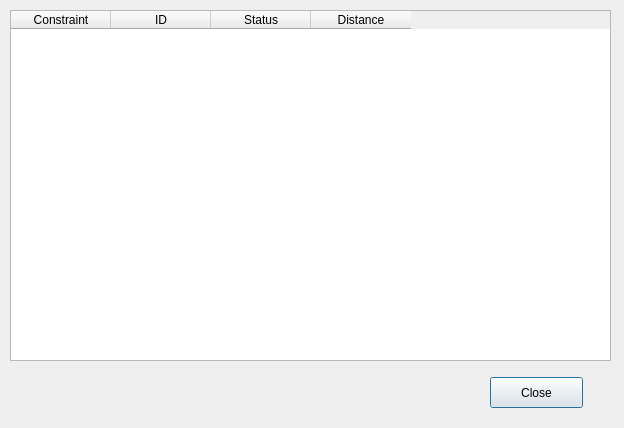
<?xml version="1.0" encoding="UTF-8"?>
<ui version="4.0">
 <class>PipelinePlannerDialogBase</class>
 <widget class="QDialog" name="PipelinePlannerDialogBase">
  <property name="geometry">
   <rect>
    <x>0</x>
    <y>0</y>
    <width>624</width>
    <height>428</height>
   </rect>
  </property>
  <property name="windowTitle">
   <string>Pipeline Planner</string>
  </property>
  <widget class="QTableWidget" name="tblImpact">
   <property name="geometry">
    <rect>
     <x>10</x>
     <y>10</y>
     <width>601</width>
     <height>351</height>
    </rect>
   </property>
   <column>
    <property name="text">
     <string>Constraint</string>
    </property>
   </column>
   <column>
    <property name="text">
     <string>ID</string>
    </property>
   </column>
   <column>
    <property name="text">
     <string>Status</string>
    </property>
   </column>
   <column>
    <property name="text">
     <string>Distance</string>
    </property>
   </column>
  </widget>
  <widget class="QPushButton" name="pushButton">
   <property name="geometry">
    <rect>
     <x>490</x>
     <y>377</y>
     <width>93</width>
     <height>31</height>
    </rect>
   </property>
   <property name="text">
    <string>Close</string>
   </property>
  </widget>
 </widget>
 <resources/>
 <connections>
  <connection>
   <sender>pushButton</sender>
   <signal>pressed()</signal>
   <receiver>PipelinePlannerDialogBase</receiver>
   <slot>reject()</slot>
   <hints>
    <hint type="sourcelabel">
     <x>536</x>
     <y>392</y>
    </hint>
    <hint type="destinationlabel">
     <x>311</x>
     <y>213</y>
    </hint>
   </hints>
  </connection>
 </connections>
</ui>
